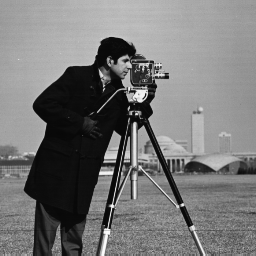
#> input picture cameraman.tif, 256 x 256 px, found by its file name
$ python degradation.py
#> lines starting #> are read from the running program, lines starting #| are printed output that depends on the picture
# -*- coding: utf-8 -*-
"""
Created on Wed Sep 26 14:49:39 2018

@author: IIST
"""
import numpy as np
import math
from PIL import Image
from scipy import fftpack as fftp
import cmath
from matplotlib import pyplot as plt
def return_degraded_image():
    img = Image.open('cameraman.tif').convert('L')
#> img is the input picture: PIL image 256x256 L; min 7, max 253, mean 118.7
    img.load()
    data = np.asarray( img, dtype="float64" )

    image_fft=fftp.fft2(data)
    a=.1
    b=.1
    T=1
    H=np.zeros((256,256),dtype="complex")

    for u in range(1,257):
        for v in range(1,257):
            den=math.pi*(u*a+v*b)
            #print(den)
            temp=math.sin(den)
            complexno=1j
            exponent=cmath.exp((-complexno)*den)
            num=T*temp*exponent
            #num=complex(numerator)
            H[u-1,v-1]=num/den
    final_image2=image_fft*H
    image2=np.fft.ifft2(final_image2)
    plt.imsave('degraded_cameraman.png',image2.real, cmap='gray')
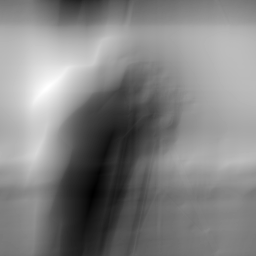
#> saved as degraded_cameraman.png: shape (256, 256, 3); min 0, max 255, mean 130.6
    return(image2,H)
return_degraded_image()

$ run again, with degraded.png saved as cameraman.tif
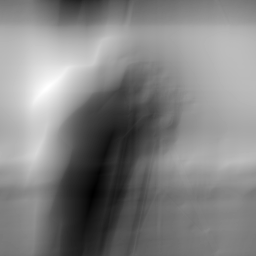
#> input picture degraded.png, 256 x 256 px, found by its file name
#> in return_degraded_image, `plt.imsave('degraded_cameraman.png',image2.real, cmap='gray')`:
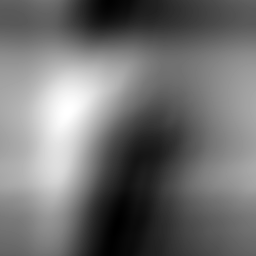
#> saved as degraded_cameraman.png: shape (256, 256, 3); min 0, max 255, mean 112.5
